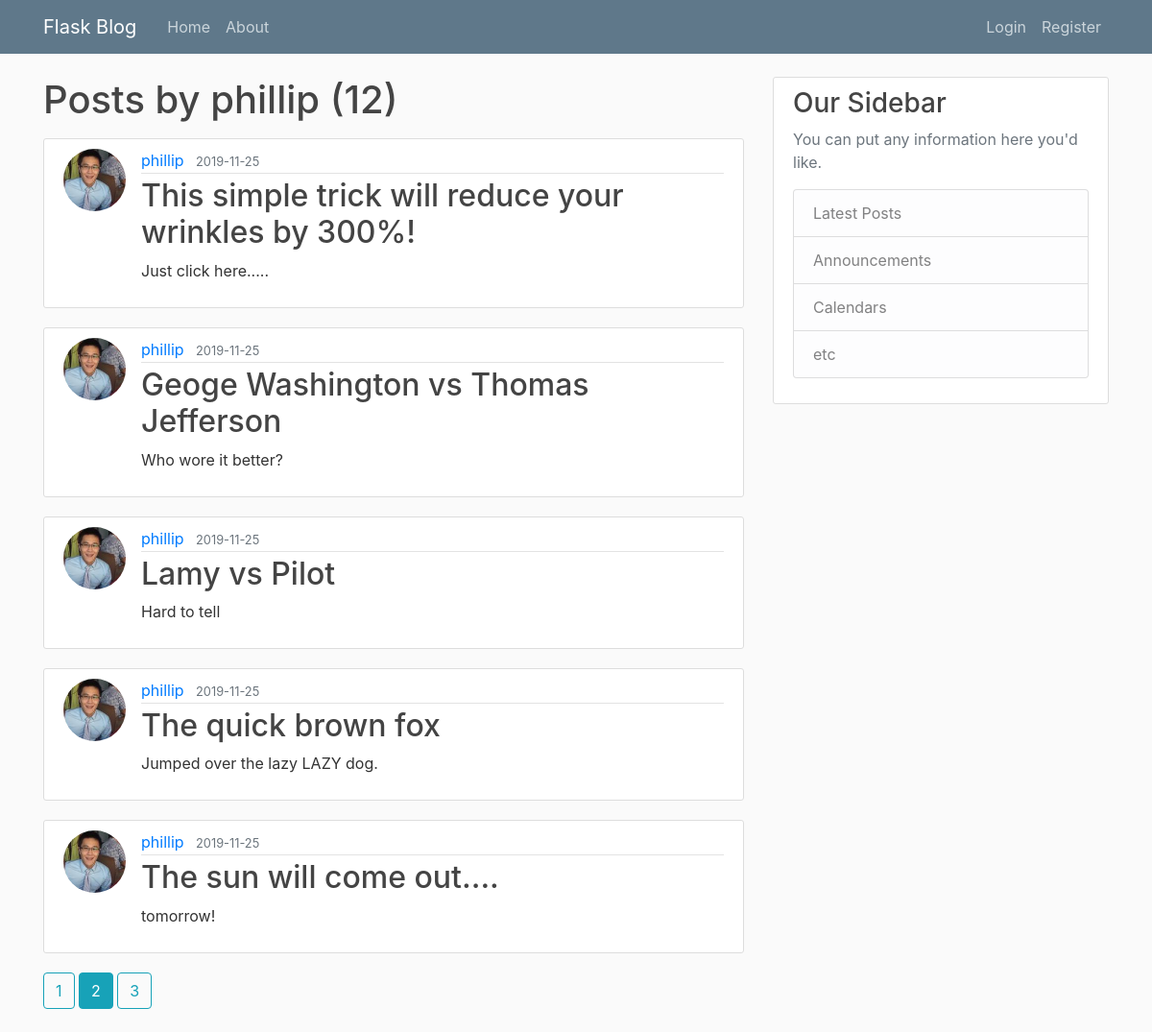
Page /user/phillip?page=2 on the committed database.
### flaskblog/models.py (models this page shows, shortened)
class User(db.Model, UserMixin):
    id = db.Column(db.Integer, primary_key=True)
    username = db.Column(db.String(20), unique=True, nullable=False)
    email = db.Column(db.String(120), unique=True, nullable=False)
    image_file = db.Column(db.String(20), nullable=False, default='default.jpg')
    password = db.Column(db.String(60), nullable=False)
    posts = db.relationship('Post', backref='author', lazy=True)

class Post(db.Model):
    id = db.Column(db.Integer, primary_key=True)
    title = db.Column(db.String(100), nullable=False)
    date_posted = db.Column(db.DateTime, nullable=False, default=datetime.utcnow)
    content = db.Column(db.Text, nullable=False)
    user_id = db.Column(db.Integer, db.ForeignKey('user.id'), nullable=False)

### flaskblog/routes.py (the view)
@app.route("/user/<string:username>")
def user_posts(username):
    page = request.args.get('page', default=1, type=int)
    user = User.query.filter_by(username=username).first_or_404()
    posts = Post.query.filter_by(author=user) \
        .order_by(Post.date_posted.desc())\
        .paginate(page=page, per_page=5)
    return render_template('user_post.html', posts=posts, user=user)

### flaskblog/templates/user_post.html
{% extends "layout.html" %}
{% block content %}
    <h1 class="mb-3">Posts by {{ user.username }} ({{ posts.total }})</h1>
    {% for post in posts.items %}
        <article class="media content-section">
            <img class="rounded-circle article-img" src="{{ url_for('static', filename='profile_pics/' + post.author.image_file) }}">
            <div class="media-body">
                <div class="article-metadata">
                    <a class="mr-2" href="{{ url_for('user_posts', username=post.author.username) }}">{{ post.author.username }}</a>
                    <small class="text-muted">{{ post.date_posted.strftime('%Y-%m-%d') }}</small>
                </div>
                <h2><a class="article-title" href="{{ url_for('post', post_id=post.id) }}">{{ post.title }}</a></h2>
                <p class="article-content">{{ post.content }}</p>
            </div>
        </article>
    {% endfor %}
    {% for page_num in posts.iter_pages(left_edge=1, right_edge=1, left_current=1, right_current=2) %}
        {% if page_num %}
            {% if page_num == posts.page %}
                <a class="btn btn-info mb-4" href="{{ url_for('user_posts', username=user.username, page=page_num) }}">{{ page_num }}</a>
            {% else %}
                <a class="btn btn-outline-info mb-4" href="{{ url_for('user_posts', username=user.username, page=page_num) }}">{{ page_num }}</a>
            {% endif %}
        {% else %}
            ...
        {% endif %}
    {% endfor %}
{% endblock content %}

### flaskblog/static/main.css (style rules this page uses)
body { background: #fafafa; color: #333333; margin-top: 5rem; }
h1, h2, h3, h4, h5, h6 { color: #444444; }
.content-section { background: #ffffff; padding: 10px 20px; border: 1px solid #dddddd; border-radius: 3px; margin-bottom: 20px; }
.article-title { color: #444444; }
.article-content { white-space: pre-line; }
.article-img { height: 65px; width: 65px; margin-right: 16px; }
.article-metadata { padding-bottom: 1px; margin-bottom: 4px; border-bottom: 1px solid #e3e3e3 }

### rows in the picture
User: username "phillip"
Post: image_file (picture), author.username "phillip", date_posted "2019-11-25", title "This simple trick will reduce your wrinkles by 300%!", content "Just click here....."
Post: image_file (picture), author.username "phillip", date_posted "2019-11-25", title "Geoge Washington vs Thomas Jefferson", content "Who wore it better?"
Post: image_file (picture), author.username "phillip", date_posted "2019-11-25", title "Lamy vs Pilot", content "Hard to tell"
Post: image_file (picture), author.username "phillip", date_posted "2019-11-25", title "The quick brown fox", content "Jumped over the lazy LAZY dog."
Post: image_file (picture), author.username "phillip", date_posted "2019-11-25", title "The sun will come out....", content "tomorrow!"

### other values in the picture
{{ posts.total }} "12"
{{ page_num }} "1" "3"
{{ page_num }} "2"
